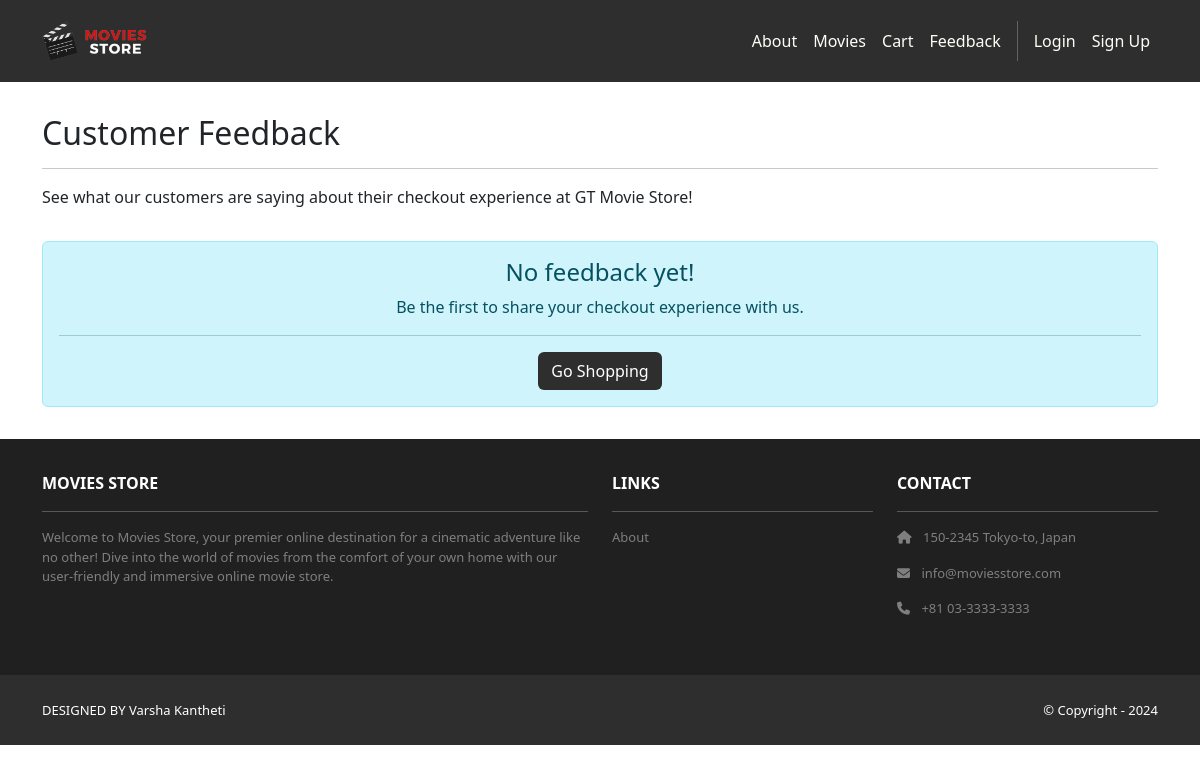
The page /cart/feedback/ on the database as committed earlier.
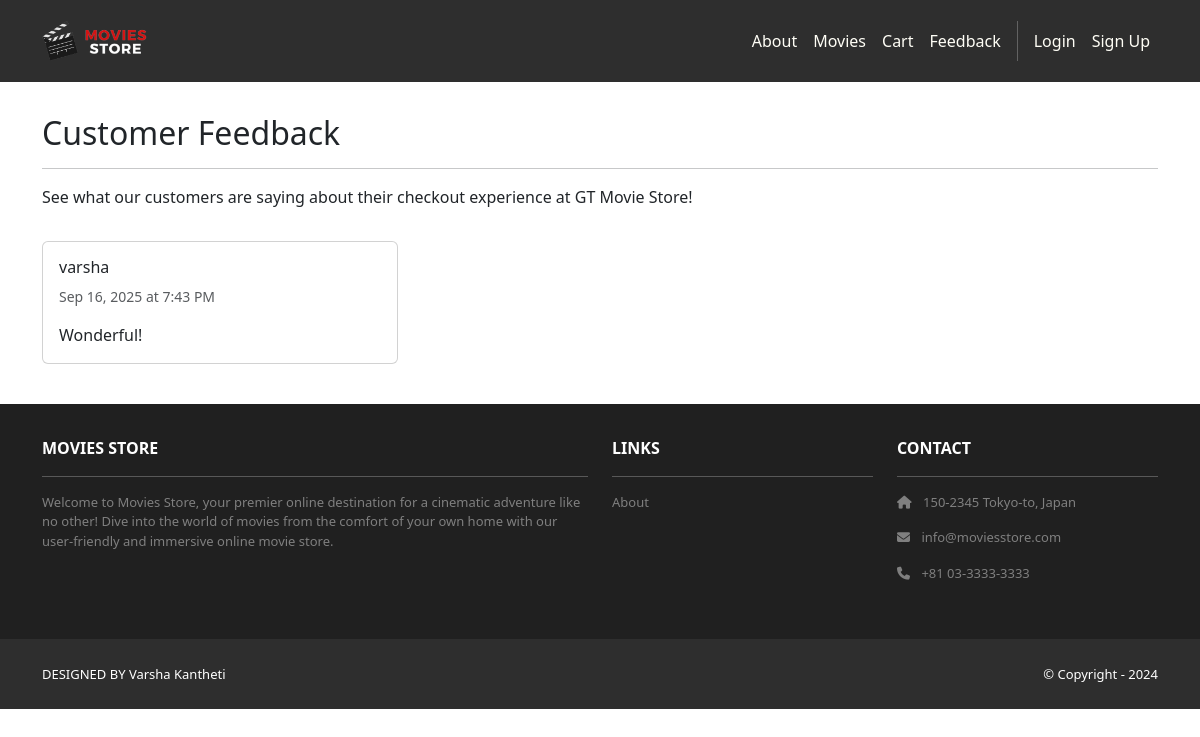
The same page on the database as committed later.
### cart/models.py (models this page shows, shortened)
class Feedback(models.Model):
    id = models.AutoField(primary_key=True)
    name = models.CharField(max_length=255, blank=True, null=True)
    feedback_text = models.TextField()
    date = models.DateTimeField(auto_now_add=True)
    user = models.ForeignKey(User, on_delete=models.CASCADE, null=True, blank=True)

### cart/views.py (the view)
# urls.py: path('feedback/', views.feedback_list, name='cart.feedback_list'),
def feedback_list(request):
    feedbacks = Feedback.objects.all().order_by('-date')
    template_data = {}
    template_data['title'] = 'Customer Feedback'
    template_data['feedbacks'] = feedbacks
    return render(request, 'cart/feedback_list.html',
        {'template_data': template_data})

### cart/templates/cart/feedback_list.html
{% extends 'base.html' %}
{% block content %}
<div class="p-3">
  <div class="container">
    <div class="row mt-3">
      <div class="col mx-auto mb-3">
        <h2>Customer Feedback</h2>
        <hr />
        <p>See what our customers are saying about their checkout experience at GT Movie Store!</p>
      </div>
    </div>
    {% if template_data.feedbacks %}
      <div class="row">
        {% for feedback in template_data.feedbacks %}
        <div class="col-md-6 col-lg-4 mb-4">
          <div class="card h-100">
            <div class="card-body">
              <h6 class="card-title">
                {% if feedback.name %}
                  {{ feedback.name }}
                {% else %}
                  Anonymous
                {% endif %}
              </h6>
              <p class="card-text text-muted small">
                {{ feedback.date|date:"M d, Y \a\t g:i A" }}
              </p>
              <p class="card-text">{{ feedback.feedback_text }}</p>
            </div>
          </div>
        </div>
        {% endfor %}
      </div>
    {% else %}
      <div class="row">
        <div class="col mx-auto text-center">
          <div class="alert alert-info" role="alert">
            <h4 class="alert-heading">No feedback yet!</h4>
            <p>Be the first to share your checkout experience with us.</p>
            <hr>
            <p class="mb-0">
              <a href="{% url 'cart.index' %}" class="btn bg-dark text-white">Go Shopping</a>
            </p>
          </div>
        </div>
      </div>
    {% endif %}
  </div>
</div>
{% endblock content %}

Rows that differ between the two databases and show on the page:
added Feedback: name "varsha", date "Sep 16, 2025 at 7:43 PM", feedback_text "Wonderful!"
Other text that changed with them:
text no longer shown: "No feedback yet! Be the first to share your checkout experience with us. Go Shopping"
